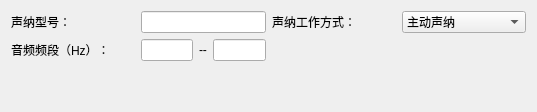
              <widget class="QWidget" name="tab_9">
               <attribute name="title">
                <string>声呐装备信息</string>
               </attribute>
               <layout class="QGridLayout" name="gridLayout_5" columnstretch="1,1,1,1">
                <item row="0" column="3">
                 <widget class="QComboBox" name="comboBox_7">
                  <property name="focusPolicy">
                   <enum>Qt::NoFocus</enum>
                  </property>
                  <item>
                   <property name="text">
                    <string>主动声纳</string>
                   </property>
                  </item>
                 </widget>
                </item>
                <item row="0" column="1">
                 <widget class="QLineEdit" name="lineEdit_30"/>
                </item>
                <item row="0" column="2">
                 <widget class="QLabel" name="label_38">
                  <property name="text">
                   <string>声纳工作方式：</string>
                  </property>
                 </widget>
                </item>
                <item row="0" column="0">
                 <widget class="QLabel" name="label_36">
                  <property name="text">
                   <string>声纳型号：</string>
                  </property>
                 </widget>
                </item>
                <item row="1" column="1">
                 <layout class="QHBoxLayout" name="horizontalLayout_6">
                  <item>
                   <widget class="QLineEdit" name="lineEdit_31"/>
                  </item>
                  <item>
                   <widget class="QLabel" name="label_39">
                    <property name="text">
                     <string>--</string>
                    </property>
                   </widget>
                  </item>
                  <item>
                   <widget class="QLineEdit" name="lineEdit_32"/>
                  </item>
                 </layout>
                </item>
                <item row="1" column="0">
                 <widget class="QLabel" name="label_37">
                  <property name="text">
                   <string>音频频段（Hz）：</string>
                  </property>
                 </widget>
                </item>
                <item row="2" column="1">
                 <spacer name="verticalSpacer">
                  <property name="orientation">
                   <enum>Qt::Vertical</enum>
                  </property>
                  <property name="sizeHint" stdset="0">
                   <size>
                    <width>20</width>
                    <height>40</height>
                   </size>
                  </property>
                 </spacer>
                </item>
               </layout>
              </widget>
